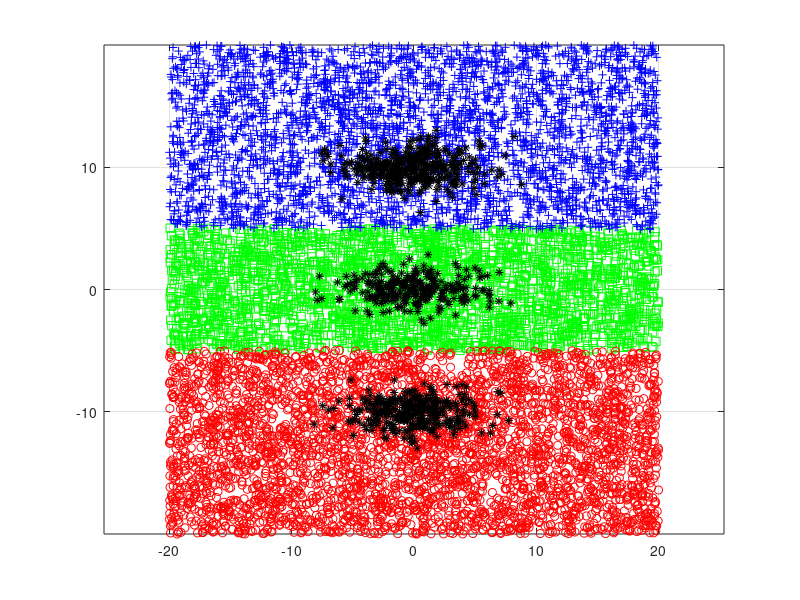

MATLAB code to generate this figure:
% Matlab example: classification using linear discriminant analysis
rng('default') %initialize seed for random number generator
rng(1)

%class conditional means
mu1=[0;0];
mu2=[0;10];
mu3=[0;-10];


Sigma = [8 0; 0 1]; % covariance
N=1000; %number of training points
y = zeros(N,1);
x = zeros(2,N);
b= rand(N,1);

for j=1:N
    if (0 <= b(j))&(b(j) <.3)
        y(j) = 1;
        x(:,j) = mvnrnd(mu1,Sigma);
    elseif (.3<= b(j))&(b(j) < .7)
        y(j) = 2;
        x(:,j) = mvnrnd(mu2,Sigma);
    elseif (.7<= b(j))&(b(j) <=1)
        y(j) = 3;
        x(:,j) = mvnrnd(mu3,Sigma);
    end
end

N1=sum(y==1);
N2=sum(y==2);
N3=sum(y==3);

%estimates for Prob[Y=C_k]
pi1 = (N1/N);
pi2 = (N2/N);
pi3 = (N3/N);
I1=find(y==1);
I2=find(y==2);
I3=find(y==3);

%estimates of class-conditional means
mu1s=(1/N1)*[sum(x(1,I1)); sum(x(2,I1))];
mu2s=(1/N2)*[sum(x(1,I2)); sum(x(2,I2))];
mu3s=(1/N3)*[sum(x(1,I3)); sum(x(2,I3))];
S_hat1=(x(:,I1)-mu1s)*(x(:,I1)-mu1s)';
S_hat2=(x(:,I2)-mu2s)*(x(:,I2)-mu2s)';
S_hat3=(x(:,I3)-mu3s)*(x(:,I3)-mu3s)';

%pooled covariances estimate
S_hat= (1/(N-3))*(S_hat1+S_hat2+S_hat3);
M=10000;
xt = 40*(rand(2,M)-.5);

%linear discriminant functions
SI=(S_hat^(-1));
delt1 = xt'*(SI)*mu1s - .5*mu1s'*SI*mu1s + log(pi1);
delt2 = xt'*(SI)*mu2s - .5*mu2s'*SI*mu2s + log(pi2);
delt3 = xt'*(SI)*mu3s - .5*mu3s'*SI*mu3s + log(pi3);
D=[delt1'; delt2'; delt3'];
[B C]= max(D);
CI1=find(C==1);
CI2=find(C==2);
CI3=find(C==3);

plot(xt(1,CI1),xt(2,CI1),'sg', xt(1,CI2),xt(2,CI2),'+b', ...
    xt(1,CI3),xt(2,CI3),'or',x(1,:),x(2,:),'*k')

axis equal
grid on
